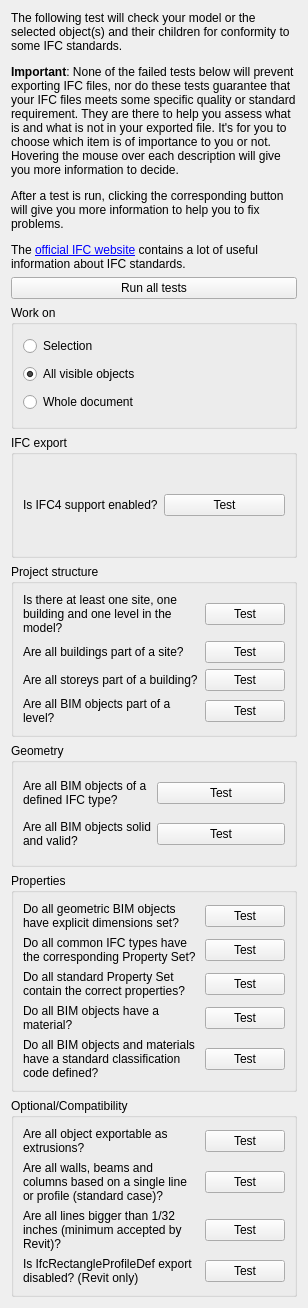
<?xml version="1.0" encoding="UTF-8"?>
<ui version="4.0">
 <class>Form</class>
 <widget class="QWidget" name="Form">
  <property name="geometry">
   <rect>
    <x>0</x>
    <y>0</y>
    <width>308</width>
    <height>1308</height>
   </rect>
  </property>
  <property name="windowTitle">
   <string>IFC Preflight</string>
  </property>
  <layout class="QVBoxLayout" name="verticalLayout">
   <item>
    <widget class="QLabel" name="label_7">
     <property name="text">
      <string>&lt;html&gt;&lt;head/&gt;&lt;body&gt;&lt;p&gt;The following test will check your model or the selected object(s) and their children for conformity to some IFC standards.&lt;/p&gt;&lt;p&gt;&lt;span style=&quot; font-weight:600;&quot;&gt;Important&lt;/span&gt;: None of the failed tests below will prevent exporting IFC files, nor do these tests guarantee that your IFC files meets some specific quality or standard requirement. They are there to help you assess what is and what is not in your exported file. It's for you to choose which item is of importance to you or not. Hovering the mouse over each description will give you more information to decide.&lt;/p&gt;&lt;p&gt;After a test is run, clicking the corresponding button will give you more information to help you to fix problems.&lt;/p&gt;&lt;p&gt;The &lt;a href=&quot;http://www.buildingsmart-tech.org/specifications&quot;&gt;&lt;span style=&quot; text-decoration: underline; color:#0000ff;&quot;&gt;official IFC website&lt;/span&gt;&lt;/a&gt; contains a lot of useful information about IFC standards.&lt;/p&gt;&lt;/body&gt;&lt;/html&gt;</string>
     </property>
     <property name="wordWrap">
      <bool>true</bool>
     </property>
    </widget>
   </item>
   <item>
    <widget class="QPushButton" name="testAll">
     <property name="toolTip">
      <string>Warning, this can take some time!</string>
     </property>
     <property name="text">
      <string>Run all tests</string>
     </property>
    </widget>
   </item>
   <item>
    <widget class="QGroupBox" name="groupBox">
     <property name="title">
      <string>Work on</string>
     </property>
     <layout class="QVBoxLayout" name="verticalLayout_2">
      <item>
       <widget class="QRadioButton" name="getSelection">
        <property name="text">
         <string>Selection</string>
        </property>
       </widget>
      </item>
      <item>
       <widget class="QRadioButton" name="getVisible">
        <property name="text">
         <string>All visible objects</string>
        </property>
        <property name="checked">
         <bool>true</bool>
        </property>
       </widget>
      </item>
      <item>
       <widget class="QRadioButton" name="getAll">
        <property name="text">
         <string>Whole document</string>
        </property>
       </widget>
      </item>
     </layout>
    </widget>
   </item>
   <item>
    <widget class="QGroupBox" name="groupBox_6">
     <property name="title">
      <string>IFC export</string>
     </property>
     <layout class="QGridLayout" name="gridLayout_5">
      <item row="0" column="0">
       <widget class="QLabel" name="labelIFC4">
        <property name="toolTip">
         <string>&lt;html&gt;&lt;head/&gt;&lt;body&gt;&lt;p&gt;IFC export in FreeCAD is performed by an open-source third-party library called IfcOpenShell. To be able to export to the newer IFC4 standard, IfcOpenShell must have been compiled with IFC4 support enabled.  This test will check if IFC4 support is available in your version of IfcOpenShell. If not, you will only be able to export IFC files in the older IFC2x3 standard. Note that some applications out there still have incomplete or inexistant IFC4 support, so in some cases IFC2x3 might still work better.&lt;/p&gt;&lt;/body&gt;&lt;/html&gt;</string>
        </property>
        <property name="text">
         <string>Is IFC4 support enabled?</string>
        </property>
        <property name="wordWrap">
         <bool>true</bool>
        </property>
       </widget>
      </item>
      <item row="0" column="1">
       <widget class="QPushButton" name="testIFC4">
        <property name="text">
         <string>Test</string>
        </property>
       </widget>
      </item>
     </layout>
    </widget>
   </item>
   <item>
    <widget class="QGroupBox" name="groupBox_2">
     <property name="title">
      <string>Project structure</string>
     </property>
     <layout class="QGridLayout" name="gridLayout">
      <item row="3" column="1">
       <widget class="QPushButton" name="testStoreys">
        <property name="text">
         <string>Test</string>
        </property>
       </widget>
      </item>
      <item row="2" column="0">
       <widget class="QLabel" name="labelBuildings">
        <property name="toolTip">
         <string>&lt;html&gt;&lt;head/&gt;&lt;body&gt;&lt;p&gt;All IfcBuildingStorey (levels) elements are required to be inside an IfcBuilding element. This is a mandatory requirement of the IFC standard. When exporting your FreeCAD model to IFC, a default IfcBuilding will be created for all level objects (BuildingPart objects with their IFC role set as Building Storey)  found that are not inside a Building. However, it is best if you create that building yourself, so you have more control over its name and properties. This test is here to help you to find those levels without buildings.&lt;/p&gt;&lt;/body&gt;&lt;/html&gt;</string>
        </property>
        <property name="text">
         <string>Are all storeys part of a building?</string>
        </property>
        <property name="wordWrap">
         <bool>true</bool>
        </property>
       </widget>
      </item>
      <item row="3" column="0">
       <widget class="QLabel" name="labelStoreys">
        <property name="toolTip">
         <string>&lt;html&gt;&lt;head/&gt;&lt;body&gt;&lt;p&gt;All elements derived from IfcProduct (that is, all the BIM elements that compose your model)  are required to be inside an IfcBuildingStorey (level) element. This is a mandatory requirement of the IFC standard. When exporting your FreeCAD model to IFC, a default IfcBuildingStorey will be created for all BIM objects found that are not inside one already. However, it is best if you make sure yourself that all elements are correctly located inside a level, so you have more control over it. This test is here to help you to find those BIM objects without a level.&lt;/p&gt;&lt;/body&gt;&lt;/html&gt;</string>
        </property>
        <property name="text">
         <string>Are all BIM objects part of a level?</string>
        </property>
        <property name="wordWrap">
         <bool>true</bool>
        </property>
       </widget>
      </item>
      <item row="2" column="1">
       <widget class="QPushButton" name="testBuildings">
        <property name="text">
         <string>Test</string>
        </property>
       </widget>
      </item>
      <item row="1" column="0">
       <widget class="QLabel" name="labelSites">
        <property name="toolTip">
         <string>&lt;html&gt;&lt;head/&gt;&lt;body&gt;&lt;p&gt;All IfcBuilding elements are required to be inside an IfcSite element. This is a mandatory requirement of the IFC standard. When exporting your FreeCAD model to IFC, a default IfcSite will be created for all Building objects found that are not inside a Site. However, it is best if you create that site yourself, so you have more control over its name and properties. This test is here to help you to find those buildings without sites.&lt;/p&gt;&lt;/body&gt;&lt;/html&gt;</string>
        </property>
        <property name="text">
         <string>Are all buildings part of a site?</string>
        </property>
        <property name="wordWrap">
         <bool>true</bool>
        </property>
       </widget>
      </item>
      <item row="1" column="1">
       <widget class="QPushButton" name="testSites">
        <property name="text">
         <string>Test</string>
        </property>
       </widget>
      </item>
      <item row="0" column="0">
       <widget class="QLabel" name="labelHierarchy">
        <property name="toolTip">
         <string>&lt;html&gt;&lt;head/&gt;&lt;body&gt;&lt;p&gt;The IFC standard requires at least one site, one building and one level or building storey per project. This test will ensure that at least one object of each of these 3 types exists in the model.&lt;/p&gt;&lt;p&gt;Note that, as this is a mandatory requirement, FreeCAD will automatically add a default site, a default building and/or a default building storey if any of these is missing. So even if this test didn't pass, your exported IFC file will meet the requirements.&lt;/p&gt;&lt;p&gt;However, it is always better to create these objects yourself, as you get more control over naming and properties.&lt;/p&gt;&lt;/body&gt;&lt;/html&gt;</string>
        </property>
        <property name="text">
         <string>Is there at least one site, one building and one level in the model?</string>
        </property>
        <property name="wordWrap">
         <bool>true</bool>
        </property>
       </widget>
      </item>
      <item row="0" column="1">
       <widget class="QPushButton" name="testHierarchy">
        <property name="text">
         <string>Test</string>
        </property>
       </widget>
      </item>
     </layout>
    </widget>
   </item>
   <item>
    <widget class="QGroupBox" name="groupBox_3">
     <property name="title">
      <string>Geometry</string>
     </property>
     <layout class="QGridLayout" name="gridLayout_2">
      <item row="1" column="1">
       <widget class="QPushButton" name="testSolid">
        <property name="text">
         <string>Test</string>
        </property>
       </widget>
      </item>
      <item row="1" column="0">
       <widget class="QLabel" name="labelSolid">
        <property name="toolTip">
         <string>&lt;html&gt;&lt;head/&gt;&lt;body&gt;&lt;p&gt;Although it is not a requirement for IFC objects to have fully clean and solid geometry (and you will more than often find IFC files with bad geometry out there, oh boy if you find!), it is of course better if they do. You will reduce chances of problems with other applications, and after all, in real life, all objects have solid shapes.&lt;/p&gt;&lt;p&gt;FreeCAD has a lot of tools to check for geometry quality, and most parametric objects, including BIM objects, will usually warn you if their geometry becomes unclean or not solid at some point. This test makes sure everything is OK.&lt;/p&gt;&lt;/body&gt;&lt;/html&gt;</string>
        </property>
        <property name="text">
         <string>Are all BIM objects solid and valid?</string>
        </property>
        <property name="wordWrap">
         <bool>true</bool>
        </property>
       </widget>
      </item>
      <item row="0" column="0">
       <widget class="QLabel" name="labelUndefined">
        <property name="toolTip">
         <string>&lt;html&gt;&lt;head/&gt;&lt;body&gt;&lt;p&gt;The IFC format provides a defined type for most of the objects that compose a building, for example walls, columns, doors, or sinks. But it also supports undefined objects, which are given the generic BuildingElementProxy type. This test will check that all objects have a defined type.&lt;/p&gt;&lt;p&gt;&lt;br/&gt;&lt;/p&gt;&lt;p&gt;Note that failing this test is not necessarily bad, as you might specifically want some object to not have any defined type. In some cases, this might even give better results, as some applications like Revit might add possibly unwanted additional constraints or transformations to some known types such as structural elements (beams or columns). Exporting them as BuildingElementProxies will prevent that.&lt;/p&gt;&lt;/body&gt;&lt;/html&gt;</string>
        </property>
        <property name="text">
         <string>Are all BIM objects of a defined IFC type?</string>
        </property>
        <property name="wordWrap">
         <bool>true</bool>
        </property>
       </widget>
      </item>
      <item row="0" column="1">
       <widget class="QPushButton" name="testUndefined">
        <property name="text">
         <string>Test</string>
        </property>
       </widget>
      </item>
     </layout>
    </widget>
   </item>
   <item>
    <widget class="QGroupBox" name="groupBox_4">
     <property name="title">
      <string>Properties</string>
     </property>
     <layout class="QGridLayout" name="gridLayout_3">
      <item row="5" column="0">
       <widget class="QLabel" name="labelStandards">
        <property name="toolTip">
         <string>&lt;html&gt;&lt;head/&gt;&lt;body&gt;&lt;p&gt;Classification systems, such as UniClass or MasterFormat, or even your own custom system, are in some cases an important part of a building project. This test will ensure that all BIM objects and materials found in the model have their standardcode property dutifully filled.&lt;/p&gt;&lt;/body&gt;&lt;/html&gt;</string>
        </property>
        <property name="text">
         <string>Do all BIM objects and materials have a standard classification code defined?</string>
        </property>
        <property name="wordWrap">
         <bool>true</bool>
        </property>
       </widget>
      </item>
      <item row="0" column="1">
       <widget class="QPushButton" name="testQuantities">
        <property name="text">
         <string>Test</string>
        </property>
       </widget>
      </item>
      <item row="1" column="1">
       <widget class="QPushButton" name="testCommonPsets">
        <property name="text">
         <string>Test</string>
        </property>
       </widget>
      </item>
      <item row="1" column="0">
       <widget class="QLabel" name="labelCommonPsets">
        <property name="toolTip">
         <string>&lt;html&gt;&lt;head/&gt;&lt;body&gt;&lt;p&gt;The IFC standard offers standard, predefined property sets for many object types. for example, the property set Pset_WallCommon contains properties that the IFC standard thinks all walls should have. This test will check that all BIM objects have the right property set, if available.&lt;/p&gt;&lt;p&gt;Note that this is by no means a formal requirement, and these will inflate the size of your IFC file consequently. We suggest you add standard property sets only if you are actually using any of them.&lt;/p&gt;&lt;/body&gt;&lt;/html&gt;</string>
        </property>
        <property name="text">
         <string>Do all common IFC types have the corresponding Property Set?</string>
        </property>
        <property name="wordWrap">
         <bool>true</bool>
        </property>
       </widget>
      </item>
      <item row="0" column="0">
       <widget class="QLabel" name="labelQuantities">
        <property name="toolTip">
         <string>&lt;html&gt;&lt;head/&gt;&lt;body&gt;&lt;p&gt;IFC objects have a geometry representation, which defines the shape of the object, but can also have some or their dimensions, such as height, width or area, explicitly stated. This is very useful for BIM applications that don't process the geometry, such as spreadsheets. Those applications are still able to get and estimate quantities from IFC objects without the need to analyze the geometry.&lt;/p&gt;&lt;p&gt;It is also a possibility for errors (or even fraud), as nothing guarantees that those explicitly stated dimensions match what is inside the geometry.&lt;/p&gt;&lt;p&gt;This test will find any BIM object that has available dimension properties such as width or height, for example walls and structures, but such properties are not marked for explicit export to IFC.&lt;/p&gt;&lt;/body&gt;&lt;/html&gt;</string>
        </property>
        <property name="text">
         <string>Do all geometric BIM objects have explicit dimensions set?</string>
        </property>
        <property name="wordWrap">
         <bool>true</bool>
        </property>
       </widget>
      </item>
      <item row="3" column="0">
       <widget class="QLabel" name="labelMaterials">
        <property name="toolTip">
         <string>&lt;html&gt;&lt;head/&gt;&lt;body&gt;&lt;p&gt;Although there is no requirement for IFC objects to have a material defined, in the real world, it is an important layer of information to be added to you model. This test will find BIM objects without a material defined.&lt;/p&gt;&lt;p&gt;If a BIM object is exported without a material, it will nevertheless be assigned an IfcSurfaceStyle, which will be created from the object color. Some BIM applications actually disregard materials, and only consider the surface style of an object. No IfcMaterial will be attributed to that object.&lt;/p&gt;&lt;p&gt;If a BIM object has a material defined, a surface style will still be created (an IfcMaterial too) but its surface style will take the same name and properties as the material, thus giving more consistency to your file, no matter what other BIM consider, surface style, material, or both.&lt;/p&gt;&lt;/body&gt;&lt;/html&gt;</string>
        </property>
        <property name="text">
         <string>Do all BIM objects have a material?</string>
        </property>
        <property name="wordWrap">
         <bool>true</bool>
        </property>
       </widget>
      </item>
      <item row="3" column="1">
       <widget class="QPushButton" name="testMaterials">
        <property name="text">
         <string>Test</string>
        </property>
       </widget>
      </item>
      <item row="2" column="0">
       <widget class="QLabel" name="labelPsets">
        <property name="toolTip">
         <string>&lt;html&gt;&lt;head/&gt;&lt;body&gt;&lt;p&gt;Even if a BIM object has a standard property set for its type attributed, there is no guarantee that this property set still contains or only contains all the properties that the IFC standard has defined for that set. They might have been modified after the property set has been added.&lt;/p&gt;&lt;p&gt;This test will check that all standard property sets found throughout the model contain all and only the properties specified in the standard definition.&lt;/p&gt;&lt;/body&gt;&lt;/html&gt;</string>
        </property>
        <property name="text">
         <string>Do all standard Property Set contain the correct properties?</string>
        </property>
        <property name="wordWrap">
         <bool>true</bool>
        </property>
       </widget>
      </item>
      <item row="2" column="1">
       <widget class="QPushButton" name="testPsets">
        <property name="text">
         <string>Test</string>
        </property>
       </widget>
      </item>
      <item row="5" column="1">
       <widget class="QPushButton" name="testStandards">
        <property name="text">
         <string>Test</string>
        </property>
       </widget>
      </item>
     </layout>
    </widget>
   </item>
   <item>
    <widget class="QGroupBox" name="groupBox_5">
     <property name="title">
      <string>Optional/Compatibility</string>
     </property>
     <layout class="QGridLayout" name="gridLayout_4">
      <item row="0" column="1">
       <widget class="QPushButton" name="testExtrusions">
        <property name="text">
         <string>Test</string>
        </property>
       </widget>
      </item>
      <item row="0" column="0">
       <widget class="QLabel" name="labelExtrusions">
        <property name="toolTip">
         <string>&lt;html&gt;&lt;head/&gt;&lt;body&gt;&lt;p&gt;The geometry of IFC objects can be defined in a large number of ways, such as extrusions, subtractions, revolutions, or even faceted objects.&lt;/p&gt;&lt;p&gt;However, extrusions of flat shapes, which is the most basic and common type, often offer advantages over other types in other BIM applications.&lt;/p&gt;&lt;p&gt;This test will find any object that cannot be exported to IFC as an extrusion, or as a shared extrusion (clone).&lt;/p&gt;&lt;/body&gt;&lt;/html&gt;</string>
        </property>
        <property name="text">
         <string>Are all object exportable as extrusions?</string>
        </property>
        <property name="wordWrap">
         <bool>true</bool>
        </property>
       </widget>
      </item>
      <item row="1" column="0">
       <widget class="QLabel" name="labelStandardCases">
        <property name="toolTip">
         <string>&lt;html&gt;&lt;head/&gt;&lt;body&gt;&lt;p&gt;Walls, columns and beams in FreeCAD can be constructed in a wide number of ways. But some simpler BIM applications might have difficulties with walls that are not of the most simple type, that is, a single, straight piece of wall (which correspond to the IfcWallStandardCase type) or beams and columns that are not based on a straight extrusion of a flat profile (BeamStandardCase, ColumnStandardCase)&lt;/p&gt;&lt;p&gt;This test will find any wall which is not such a standard case.&lt;/p&gt;&lt;p&gt;&lt;span style=&quot; font-weight:600;&quot;&gt;Note&lt;/span&gt;: At the moment, BIM objects that meet the requirements to be of a standard case, are still exported as IfcWall, IfcBeam, IfcColumn.&lt;/p&gt;&lt;/body&gt;&lt;/html&gt;</string>
        </property>
        <property name="text">
         <string>Are all walls, beams and columns based on a single line or profile (standard case)?</string>
        </property>
        <property name="wordWrap">
         <bool>true</bool>
        </property>
       </widget>
      </item>
      <item row="1" column="1">
       <widget class="QPushButton" name="testStandardCases">
        <property name="text">
         <string>Test</string>
        </property>
       </widget>
      </item>
      <item row="2" column="0">
       <widget class="QLabel" name="labelTinyLines">
        <property name="toolTip">
         <string>&lt;html&gt;&lt;head/&gt;&lt;body&gt;&lt;p&gt;Revit discards all objects that contain lines smaller than 1/32 inch (0.8mm). This test will find any object containing lines smaller than that value.&lt;/p&gt;&lt;/body&gt;&lt;/html&gt;</string>
        </property>
        <property name="text">
         <string>Are all lines bigger than 1/32 inches (minimum accepted by Revit)?</string>
        </property>
        <property name="wordWrap">
         <bool>true</bool>
        </property>
       </widget>
      </item>
      <item row="2" column="1">
       <widget class="QPushButton" name="testTinyLines">
        <property name="text">
         <string>Test</string>
        </property>
       </widget>
      </item>
      <item row="3" column="0">
       <widget class="QLabel" name="labelRectangleProfileDef">
        <property name="toolTip">
         <string>&lt;html&gt;&lt;head/&gt;&lt;body&gt;&lt;p&gt;When exporting a model to IFC, all BIM objects that are an extrusion of a rectangular profile will use an IfcRectangleProfileDef entity as their extrusion profile. However, Revit won't import these correctly. If you are going to use the IFC file in Revit, we recommend you to disable this behaviour by checking the option under menu &lt;span style=&quot; font-weight:600;&quot;&gt;Edit -&amp;gt; Preferences -&amp;gt; Import/Export -&amp;gt; IFC -&amp;gt; Disable IfcRectangularProfileDef&lt;/span&gt;.&lt;/p&gt;&lt;p&gt;When that option is checked, all extrusion profiles will be exported as generic IfcArbitraryProfileDef entities, regardless of if they are rectangular or not, which will contain a little less information, but will open correctly in Revit.&lt;/p&gt;&lt;/body&gt;&lt;/html&gt;</string>
        </property>
        <property name="text">
         <string>Is IfcRectangleProfileDef export disabled? (Revit only)</string>
        </property>
        <property name="wordWrap">
         <bool>true</bool>
        </property>
       </widget>
      </item>
      <item row="3" column="1">
       <widget class="QPushButton" name="testRectangleProfileDef">
        <property name="text">
         <string>Test</string>
        </property>
       </widget>
      </item>
     </layout>
    </widget>
   </item>
  </layout>
 </widget>
 <resources/>
 <connections/>
</ui>
